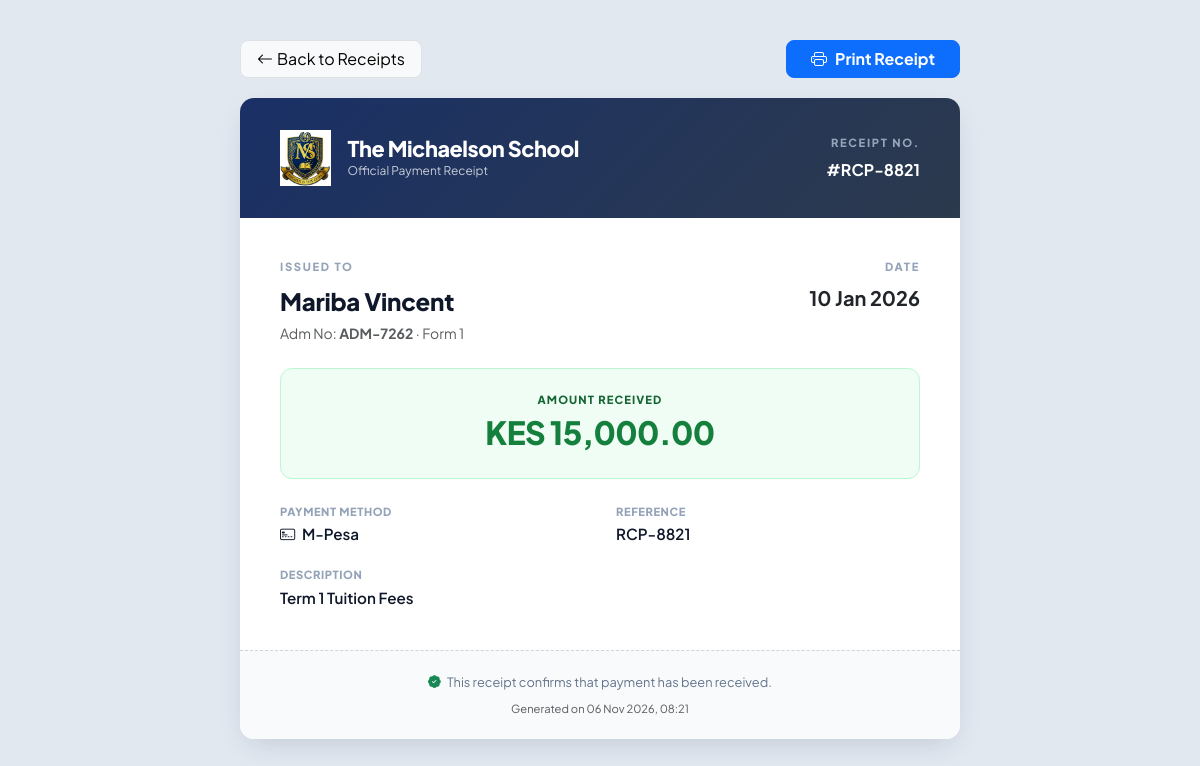
Screenshot of /student/view_receipt.php?id=1 (signed in) with the database file from the repository.
### tables this page shows
CREATE TABLE `system_settings` (
  `id` int NOT NULL,
  `school_name` varchar(150) NOT NULL DEFAULT 'The Michaelson School',
  `logo_path` varchar(255) DEFAULT 'images/logo.jpg',
  `address` varchar(255) DEFAULT NULL,
  `phone` varchar(50) DEFAULT NULL,
  `email` varchar(100) DEFAULT NULL,
  `motto` varchar(150) DEFAULT 'Higher Is The Goal',
  `currency` varchar(10) DEFAULT 'KES',
  `academic_year` varchar(20) DEFAULT NULL,
  `current_term` enum('Term 1','Term 2','Term 3') DEFAULT 'Term 1',
  `updated_at` timestamp NULL DEFAULT CURRENT_TIMESTAMP ON UPDATE CURRENT_TIMESTAMP
);

CREATE TABLE `payments` (
  `payment_id` int NOT NULL,
  `student_id` int NOT NULL,
  `amount` decimal(10,2) NOT NULL,
  `payment_date` date NOT NULL,
  `method` enum('Cash','M-Pesa','Bank','Cheque','Card') DEFAULT 'Cash',
  `reference` varchar(100) DEFAULT NULL,
  `recorded_by` int DEFAULT NULL,
  `notes` text,
  `created_at` timestamp NULL DEFAULT CURRENT_TIMESTAMP
);

CREATE TABLE `students` (
  `student_id` int NOT NULL,
  `user_id` int NOT NULL,
  `adm_no` varchar(20) DEFAULT NULL,
  `full_name` varchar(100) NOT NULL,
  `gender` enum('Male','Female','Other') DEFAULT NULL,
  `form` varchar(20) DEFAULT NULL,
  `email` varchar(100) DEFAULT NULL,
  `dob` date DEFAULT NULL,
  `address` varchar(255) DEFAULT NULL,
  `password` varchar(255) DEFAULT NULL,
  `parent_name` varchar(100) DEFAULT NULL,
  `parent_contact` varchar(20) DEFAULT NULL,
  `status` enum('Active','Suspended','Graduated') DEFAULT 'Active',
  `created_at` timestamp NULL DEFAULT CURRENT_TIMESTAMP
);

### student/view_receipt.php (the view, shortened to what this page needs)
<?php
include('../database/db_connect.php');
$adm_no     = $_SESSION['adm_no'];
$payment_id = intval($_GET['id'] ?? 0);
$stmt = $conn->prepare("SELECT student_id, adm_no, full_name, form FROM students WHERE adm_no = ? LIMIT 1");
$stmt->bind_param("s", $adm_no);
$stmt->execute();
$student = $stmt->get_result()->fetch_assoc();
$student_id = (int) $student['student_id'];
$p_stmt = $conn->prepare("
    SELECT payment_id, amount, payment_date, method, reference, notes, created_at
    FROM payments
    WHERE payment_id = ? AND student_id = ?
    LIMIT 1
");
$p_stmt->bind_param("ii", $payment_id, $student_id);
$p_stmt->execute();
$payment = $p_stmt->get_result()->fetch_assoc();
$sys = $conn->query("SELECT school_name, logo_path, address, phone, email FROM system_settings LIMIT 1")->fetch_assoc();
$school_name = $sys['school_name'] ?? 'The Michaelson School';
$school_logo = $sys['logo_path']  ?? '../images/logo.jpg';
$receipt_no = $payment['reference'] ?: 'RCP-' . str_pad($payment['payment_id'], 6, '0', STR_PAD_LEFT);
$pay_date   = !empty($payment['payment_date'])
    ? date('d M Y', strtotime($payment['payment_date']))
    : (!empty($payment['created_at']) ? date('d M Y', strtotime($payment['created_at'])) : '—');
?>
<!DOCTYPE html>
<html lang="en">
<head>
    <link href="https://cdn.jsdelivr.net/npm/bootstrap@5.3.0/dist/css/bootstrap.min.css" rel="stylesheet">
    <link rel="stylesheet" href="https://cdn.jsdelivr.net/npm/bootstrap-icons@1.11.0/font/bootstrap-icons.css">
</head>
<body>
<div class="receipt-wrapper">
    <div class="action-bar no-print">
        <a href="receipts.php" class="btn btn-light border rounded-3 px-3">
            <i class="bi bi-arrow-left me-1"></i>Back to Receipts
        </a>
        <button onclick="window.print()" class="btn btn-primary rounded-3 px-4 fw-bold">
            <i class="bi bi-printer me-2"></i>Print Receipt
        </button>
    </div>
    <div class="receipt-card">
        <div class="receipt-header">
            <div class="d-flex align-items-center justify-content-between flex-wrap gap-3">
                <div class="d-flex align-items-center gap-3">
                    <img src="<?php echo htmlspecialchars($school_logo); ?>" alt="Logo"
                         onerror="this.style.display='none'">
                    <div>
                        <h1><?php echo htmlspecialchars($school_name); ?></h1>
                        <div class="motto">Official Payment Receipt</div>
                    </div>
                </div>
                <div class="text-end">
                    <div class="receipt-title">Receipt No.</div>
                    <div class="fw-bold">#<?php echo htmlspecialchars($receipt_no); ?></div>
                </div>
            </div>
        </div>
        <div class="receipt-body">
            <div class="d-flex justify-content-between align-items-start mb-4 flex-wrap gap-3">
                <div>
                    <div class="receipt-title">Issued To</div>
                    <div class="receipt-no"><?php echo htmlspecialchars($student['full_name']); ?></div>
                    <div class="text-muted small mt-1">
                        Adm No: <strong><?php echo htmlspecialchars($student['adm_no']); ?></strong>
                        <?php if (!empty($student['form'])): ?>
                            &middot; <?php echo htmlspecialchars($student['form']); ?>
                        <?php endif; ?>
                    </div>
                </div>
                <div class="text-md-end">
                    <div class="receipt-title">Date</div>
                    <div class="fw-bold fs-5"><?php echo htmlspecialchars($pay_date); ?></div>
                </div>
            </div>
            <div class="amount-display mb-4">
                <div class="lbl">Amount Received</div>
                <div class="amt">KES <?php echo number_format((float)$payment['amount'], 2); ?></div>
            </div>
            <div class="info-grid">
                <div class="info-item">
                    <div class="lbl">Payment Method</div>
                    <div class="val">
                        <i class="bi bi-credit-card-2-front me-1"></i>
                        <?php echo htmlspecialchars($payment['method'] ?: 'Cash'); ?>
                    </div>
                </div>
                <div class="info-item">
                    <div class="lbl">Reference</div>
                    <div class="val">
                        <?php echo htmlspecialchars($payment['reference'] ?: '—'); ?>
                    </div>
                </div>
                <div class="info-item" style="grid-column: 1 / -1;">
                    <div class="lbl">Description</div>
                    <div class="val">
                        <?php echo htmlspecialchars($payment['notes'] ?: 'Fee payment'); ?>
                    </div>
                </div>
            </div>
        </div>
        <div class="receipt-footer">
            <p class="mb-1">
                <i class="bi bi-patch-check-fill text-success me-1"></i>
                This receipt confirms that payment has been received.
            </p>
            <p class="mb-0 mt-2 small text-muted">
                Generated on <?php echo date('d M Y, H:i'); ?>
            </p>
        </div>
    </div>
</div>
</body>
</html>

### student/view_receipt.php (style rules this page uses)
body { background: #e2e8f0; font-family: 'Plus Jakarta Sans', sans-serif; padding: 40px 20px; margin: 0; }
.receipt-wrapper { max-width: 720px; margin: 0 auto; }
.receipt-card { background: white; border-radius: 14px; box-shadow: 0 10px 30px -10px rgba(15,39,68,0.2); overflow: hidden; }
.receipt-header { background: linear-gradient(135deg, #1a3066 0%, #2c3a4d 100%); color: white; padding: 32px 40px; }
.receipt-header img { height: 56px; object-fit: contain; }
.receipt-header h1 { font-weight: 800; font-size: 1.35rem; margin: 0; letter-spacing: -0.02em; }
.receipt-header .motto { font-size: 0.75rem; opacity: 0.75; }
.receipt-body { padding: 40px; }
.receipt-title { font-size: 0.7rem; font-weight: 800; letter-spacing: 0.15em; text-transform: uppercase; color: #94a3b8; margin-bottom: 8px; }
.receipt-no { font-size: 1.5rem; font-weight: 800; color: #0f172a; letter-spacing: -0.01em; }
.amount-display { background: #f0fdf4; border: 1px solid #bbf7d0; border-radius: 12px; padding: 22px 26px; text-align: center; }
.amount-display .lbl { font-size: 0.7rem; font-weight: 800; text-transform: uppercase; letter-spacing: 0.1em; color: #166534; }
.amount-display .amt { font-size: 2rem; font-weight: 800; color: #15803d; letter-spacing: -0.02em; }
.info-grid { display: grid; grid-template-columns: 1fr 1fr; gap: 20px 32px; }
.info-item .lbl { font-size: 0.7rem; font-weight: 800; letter-spacing: 0.05em; text-transform: uppercase; color: #94a3b8; margin-bottom: 4px; }
.info-item .val { font-weight: 600; color: #0f172a; font-size: 0.95rem; }
.receipt-footer { background: #f8fafc; padding: 22px 40px; border-top: 1px dashed #cbd5e1; font-size: 0.8rem; color: #64748b; text-align: center; }
.action-bar { display: flex; justify-content: space-between; align-items: center; gap: 12px; margin-bottom: 20px; flex-wrap: wrap; }

### rows the page displays
system_settings: logo_path (picture), school_name "The Michaelson School"
payments: reference "RCP-8821", payment_date "10 Jan 2026", amount "15,000.00", method "M-Pesa", notes "Term 1 Tuition Fees"
students: full_name "Mariba Vincent", adm_no "ADM-7262", form "Form 1"
